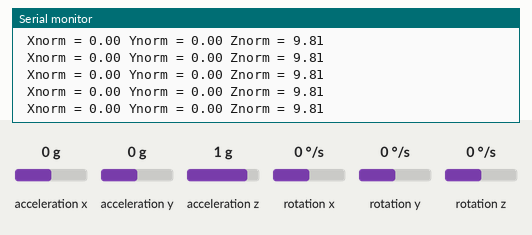
Bench run of a sketch on a simulated ESP8266 (NodeMCU). Parts: the last lines printed to the serial monitor. The inputs (shaded band) are chosen by the test bench; at power-on: acceleration x 0 g, acceleration y 0 g, acceleration z 1 g, rotation x 0 °/s, rotation y 0 °/s, rotation z 0 °/s.

Above: at 1.2 s.
1.3 s: acceleration x set to -1.4 g
At 1.59 s:
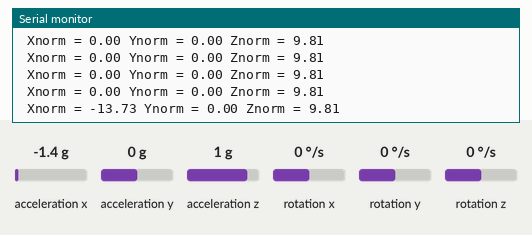
2.8 s: acceleration y set to -1.4 g
At 2.81 s:
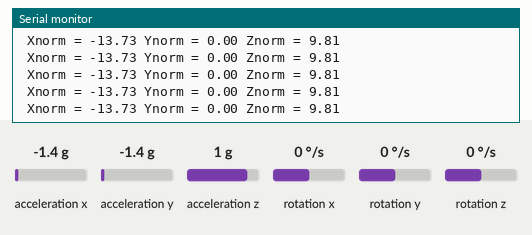
4.3 s: acceleration z set to -1.4 g
At 4.44 s:
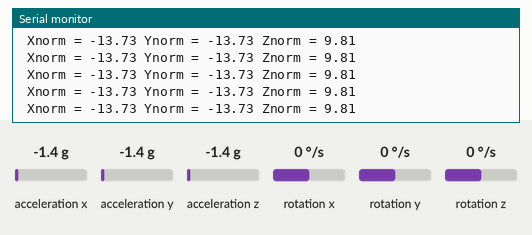

Measured:
- after the input at 1.3 s, the serial monitor: prints a new line after 0.13 s (image 1)

The sketch:

getting_the_y_and_z_value_from_mpu6050_with_arduino.ino
```cpp
#include <Wire.h>
#include <ESP8266WiFi.h>
#include <MPU6050.h>

#define period 10000

MPU6050 mpu;

int count=0;
char okFlag=0;


int SCL_PIN=D1;
int SDA_PIN=D2;

void setup()
{
  WiFi.forceSleepBegin();
  Serial.begin(115200);
  Serial.println("Initialize MPU6050");
  while(!mpu.begin(MPU6050_SCALE_2000DPS, MPU6050_RANGE_2G))
  {

    Serial.println("Could not find a valid MPU6050 sensor, check wiring!");
    delay(500);
  }
  count=0;

  mpu.calibrateGyro();
  mpu.setThreshold(3);
}

void loop()
{

      accelShow();


}

void accelShow()
{
  Vector rawAccel = mpu.readRawAccel();
  Vector normAccel = mpu.readNormalizeAccel();

  Serial.print(" Xnorm = ");
  Serial.print(normAccel.XAxis);
  Serial.print(" Ynorm = ");
  Serial.print(normAccel.YAxis);
  Serial.print(" Znorm = ");
  Serial.println(normAccel.ZAxis);
  delay(200);
}
```
